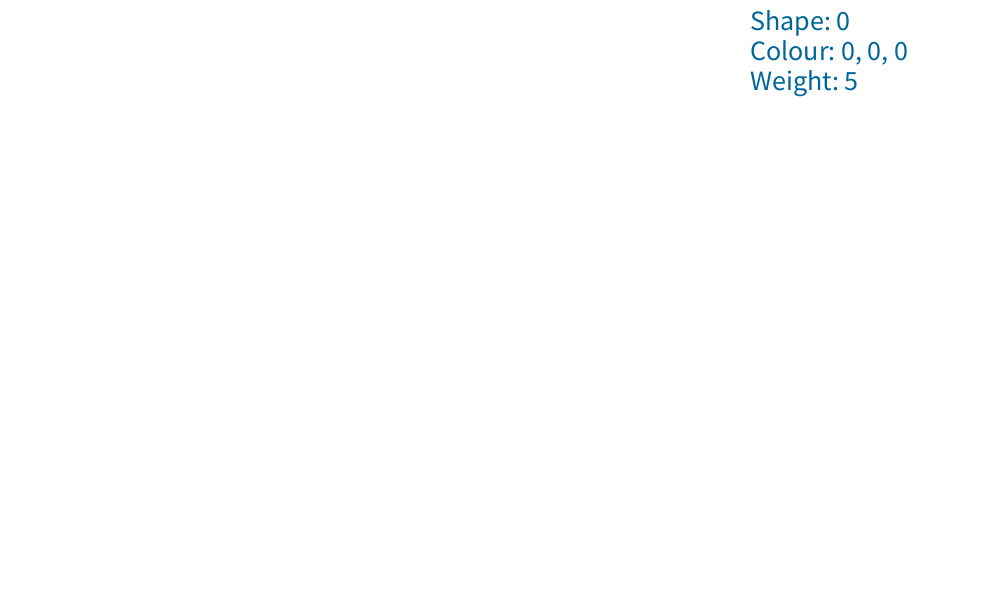
Frame 1 (no input)
Frame 60 (the mouse pressed at the canvas centre just before this capture): identical to frame 1, image omitted
Frame 120 (the mouse held since frame 60 and released just before this capture): identical to frame 1, image omitted

The Processing sketch that drew this single still picture (run headless with seeded random() and noise(); from frame 60 on, the mouse is pressed at the canvas centre):

// Processing sketch: Ass2
// ── Ass2.pde
int shapeID = 0; 
int moveX, moveY, dragX, dragY;
int strokeWeight = 5;
int red, green, blue; 
ArrayList<int[]> shapes = new ArrayList<int[]>();

void setup() {
  size(1000, 600);
  textSize(28);
}


//TODO 
// get freeform lines to work.
// diferenciation for left & right click, as right click for guestures.

void draw() {
  background(255);
  
  fill(0, 102, 153);
  text("Shape: " + shapeID, width - 250, 30); 
  text("Colour: "+ red + ", " + green + ", " + blue, width - 250, 60);
  text("Weight: " + strokeWeight, width - 250, 90); 

  for (int i = 0; i < shapes.size(); i++) {
    fill(shapes.get(i)[6], shapes.get(i)[7], shapes.get(i)[8]);
    stroke(shapes.get(i)[6]-100, shapes.get(i)[7]-100, shapes.get(i)[8]-100);
    strokeWeight(shapes.get(i)[5]);

    if(shapes.get(i)[0] == 1) {
      rect(shapes.get(i)[1], shapes.get(i)[2], shapes.get(i)[3], shapes.get(i)[4]);
    } else if (shapes.get(i)[0] == 2) {
      ellipseMode(CORNER);
      ellipse(shapes.get(i)[1], shapes.get(i)[2], shapes.get(i)[3], shapes.get(i)[4]);
    } else if (shapes.get(i)[0] == 3) {
      line(shapes.get(i)[1], shapes.get(i)[2], shapes.get(i)[3], shapes.get(i)[4]);
    }
  }
   
  if (dragX != 0 || dragY != 0) {
    fill(red, green, blue);
    stroke(red-100, green-100, blue-100);
    strokeWeight(strokeWeight);
    
    if (shapeID == 1) {
      rect(moveX, moveY, dragX - moveX, dragY - moveY);
    } else if (shapeID == 2) {
      ellipseMode(CORNER);
      ellipse(moveX, moveY, dragX - moveX, dragY - moveY);
    } else if (shapeID == 3) {
      line(moveX, moveY, dragX, dragY);
    }
  }
}

void keyPressed() {
  if (key == 'r') {
    shapeID = 1;
  } else if (key == 'o') {
    shapeID = 2;
  } else if (key == 'l') {
    shapeID = 3;
  } else if (key == 'f') {
    shapeID = 4;
  }
  
  if (key == '1') {
    strokeWeight = 1;
  } else if (key == '2') {
    strokeWeight = 5;
  } else if (key == '3') {
    strokeWeight = 10;
  }
  
  if (key == '!') {
    //black
    red = 0;
    green = 0;
    blue = 0;
  } else if (key == '@') {
    //red
    red = 255;
    green = 0;
    blue = 0;
  } else if (key == '#') {
    //green
    red = 0;
    green = 255;
    blue = 0;
  } else if (key == '$') {
    //blue
    red = 0;
    green = 0;
    blue = 255;
  }
  
  if (key == BACKSPACE && shapes.size() >= 1) {
    shapes.remove(shapes.size() - 1);
  }
}

void mouseMoved() {
  if (shapeID != 0) {
    moveX = mouseX;
    moveY = mouseY;
  }
}

void mouseDragged() {
  if (shapeID != 0) {
    dragX = mouseX;
    dragY = mouseY;
  }
}

void mouseReleased() {
  // To deal with the diffrent format of second point co-cords for a line
  int secondPointX, secondPointY;
  if (shapeID == 3) {
    secondPointX = dragX;
    secondPointY = dragY;
  } else {
    secondPointX = dragX - moveX;
    secondPointY = dragY - moveY;
  }
  
  int[] shape = {shapeID, moveX, moveY, secondPointX, secondPointY, strokeWeight, red, green, blue};
  shapes.add(shape);

  dragX = 0;
  dragY = 0;
  moveX = 0;
  moveY = 0;
}
